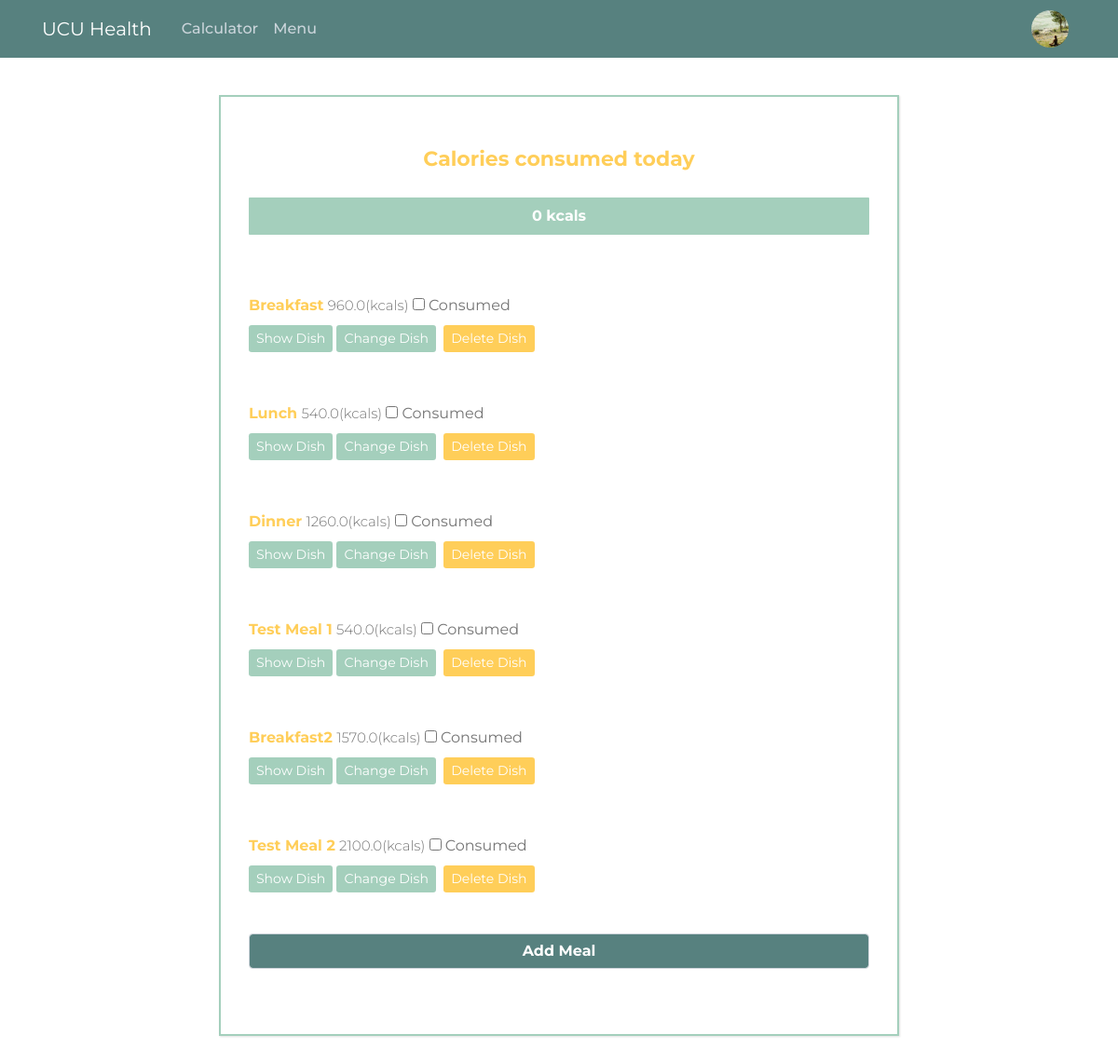
/main (signed in), run on an earlier commit of the app's database.
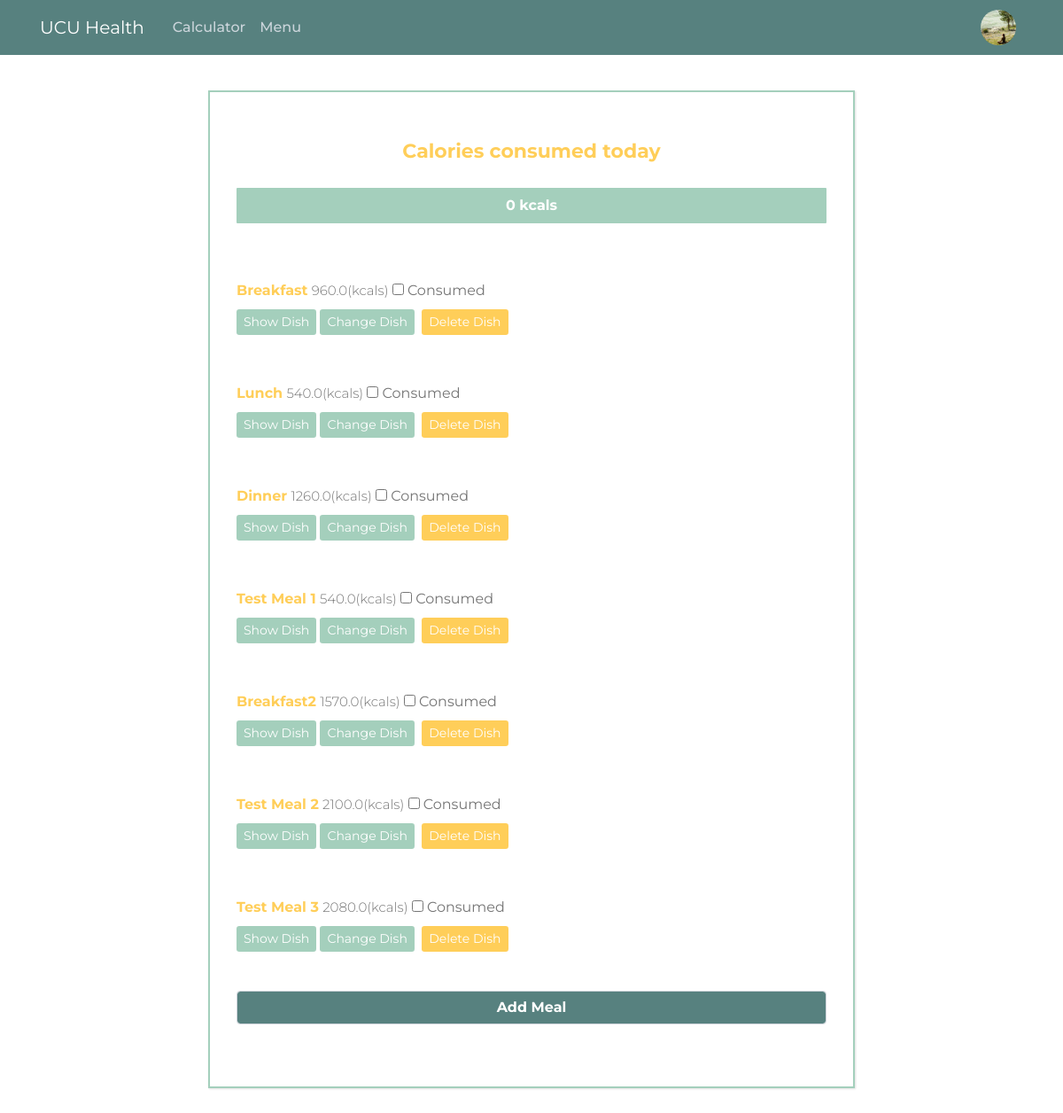
And on a later commit of the database.
### main/models.py (models this page shows, shortened)
class Meal(db.Model):
    id = db.Column(db.Integer, primary_key = True)
    name = db.Column(db.String(30), nullable = False)
    calories = db.Column(db.Float, nullable = False)
    proteins = db.Column(db.Float, nullable = False)
    carbs = db.Column(db.Float, nullable = False)
    fats = db.Column(db.Float, nullable = False)
    choicen = db.Column(db.Integer, default = 0)
    date_added = db.Column(db.Date, nullable = False,
        default = datetime.date(datetime.utcnow()))
    user_id = db.Column(db.Integer, db.ForeignKey("user.id"), nullable = False)
    dishes = db.relationship('Dish', backref = 'meal', lazy=True)

### main/routes.py (the view, shortened to what this page needs)
@app.route("/", methods=['GET', 'POST'])
@app.route("/main", methods=['GET', 'POST'])
def main():
    if not current_user.is_authenticated:
        return render_template('home.html', title = 'Home')
    meals = Meal.query.filter_by(date_added = datetime.date(datetime.utcnow()),
        user_id = current_user.id).all()
    return render_template('main.html', title = 'Main', meals = meals)

### main/models.py (called while the page is built)
@login_manager.user_loader
def load_user(user_id):
    return User.query.get(int(user_id))

### main/templates/main.html (shortened to what this page needs)
{% extends "layout.html" %}
{% block content %}
<link href="{{ url_for('static', filename='main_bar.css') }}" rel="stylesheet">
<div class = "main">
  <div class="wrapper">
    <div class = "title">
      Calories consumed today
    </div>
    <div class="progress-bar" role="progressbar">
      <div class="progress-bar-value">0%</div>
    </div>
    <br>
    <div class='meals'>
      {% set total_calories = 0 %}
      {% for meal in meals %}
      {% set total_calories = total_calories + meal.calories %}
        <div class="name">
          {{ meal.name }}
        </div>
        <div class="calories">
          {{ meal.calories }}(kcals)
        </div>
        {% if meal.choicen == False %}
          <input type='checkbox' id = {{ meal.id }} style='display:none' value = {{ meal.calories }}></input>
        {% else %}
          <input type='checkbox' value = {{ meal.calories }} id = {{ meal.id }}> Consumed</input>
        {% endif %}
        <div class = "button">
          {% if meal.choicen == False %}
            <a class="btn btn-secondary btn-sm mt-1 mb-1" id="choose" href="{{url_for('choose_dishes', meal_id = meal.id)}}">Choose Dishes</a>
          {% else %}
            <a class="btn btn-secondary btn-sm mt-1 mb-1" id="show" href="{{url_for('show_dish', meal_id = meal.id)}}">Show Dish</a>
            <a class="btn btn-secondary btn-sm mt-1 mb-1" id="change" href="{{url_for('view_dishes', meal_id = meal.id)}}">Change Dish</a>
          {% endif %}
          <a class="btn btn-danger btn-sm m-1" id = {{ meal.id }} href="{{url_for('delete_meal', meal_id = meal.id)}}">Delete Dish</a>
        </div>
      {% endfor %}
    </div>
    <div class="buttons">
      <form method="POST" action="">
        <div class="input_field">
          <input type="submit", name="submit_button", value="Add Meal", class="form-control", id="all_meal">
        </div>
      </form>
    </div>
  </div>
</div>
{% endblock content %}

What changed in the data, as far as the page shows it:
added Meal: name "Test Meal 3", calories "2080.0"
